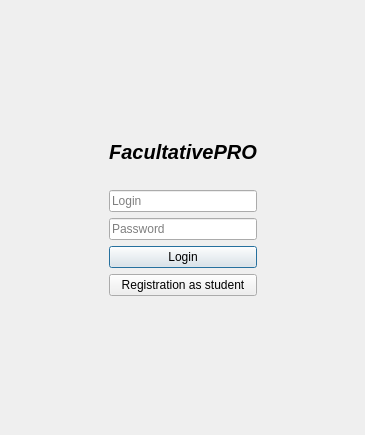
<?xml version="1.0" encoding="UTF-8"?>
<ui version="4.0">
 <class>AuthWindow</class>
 <widget class="QDialog" name="AuthWindow">
  <property name="geometry">
   <rect>
    <x>0</x>
    <y>0</y>
    <width>365</width>
    <height>435</height>
   </rect>
  </property>
  <property name="windowTitle">
   <string>Dialog</string>
  </property>
  <property name="styleSheet">
   <string notr="true"/>
  </property>
  <layout class="QGridLayout" name="gridLayout">
   <item row="5" column="1">
    <spacer name="verticalSpacer">
     <property name="orientation">
      <enum>Qt::Vertical</enum>
     </property>
     <property name="sizeHint" stdset="0">
      <size>
       <width>20</width>
       <height>49</height>
      </size>
     </property>
    </spacer>
   </item>
   <item row="4" column="1">
    <layout class="QVBoxLayout" name="verticalLayout">
     <item>
      <widget class="QLabel" name="label">
       <property name="font">
        <font>
         <pointsize>15</pointsize>
         <italic>true</italic>
         <bold>true</bold>
        </font>
       </property>
       <property name="text">
        <string>FacultativePRO</string>
       </property>
       <property name="textFormat">
        <enum>Qt::RichText</enum>
       </property>
       <property name="alignment">
        <set>Qt::AlignCenter</set>
       </property>
      </widget>
     </item>
     <item>
      <widget class="QLabel" name="label_2">
       <property name="maximumSize">
        <size>
         <width>185</width>
         <height>148</height>
        </size>
       </property>
       <property name="styleSheet">
        <string notr="true"/>
       </property>
       <property name="frameShape">
        <enum>QFrame::NoFrame</enum>
       </property>
       <property name="text">
        <string/>
       </property>
       <property name="pixmap">
        <pixmap resource="Resources.qrc">:/icon/Icon</pixmap>
       </property>
       <property name="scaledContents">
        <bool>true</bool>
       </property>
       <property name="alignment">
        <set>Qt::AlignCenter</set>
       </property>
      </widget>
     </item>
     <item>
      <widget class="QLineEdit" name="lineEdit">
       <property name="placeholderText">
        <string>Login</string>
       </property>
      </widget>
     </item>
     <item>
      <widget class="QLineEdit" name="lineEdit_2">
       <property name="placeholderText">
        <string>Password</string>
       </property>
      </widget>
     </item>
     <item>
      <widget class="QPushButton" name="LoginButton">
       <property name="text">
        <string>Login</string>
       </property>
      </widget>
     </item>
     <item>
      <widget class="QPushButton" name="RegistrationButton">
       <property name="text">
        <string>Registration as student</string>
       </property>
      </widget>
     </item>
    </layout>
   </item>
   <item row="4" column="0">
    <spacer name="horizontalSpacer_2">
     <property name="orientation">
      <enum>Qt::Horizontal</enum>
     </property>
     <property name="sizeHint" stdset="0">
      <size>
       <width>74</width>
       <height>20</height>
      </size>
     </property>
    </spacer>
   </item>
   <item row="4" column="2">
    <spacer name="horizontalSpacer">
     <property name="orientation">
      <enum>Qt::Horizontal</enum>
     </property>
     <property name="sizeHint" stdset="0">
      <size>
       <width>74</width>
       <height>20</height>
      </size>
     </property>
    </spacer>
   </item>
   <item row="1" column="1">
    <spacer name="verticalSpacer_2">
     <property name="orientation">
      <enum>Qt::Vertical</enum>
     </property>
     <property name="sizeHint" stdset="0">
      <size>
       <width>20</width>
       <height>49</height>
      </size>
     </property>
    </spacer>
   </item>
  </layout>
 </widget>
 <resources>
  <include location="Resources.qrc"/>
 </resources>
 <connections/>
</ui>
